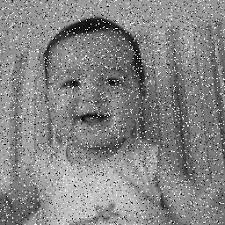
#> input picture j_Filtering/NoisyPicture.jpg, 225 x 225 px
$ python aFilters.py
#> lines starting #> are read from the running program, lines starting #| are printed output that depends on the picture
import cv2

image = cv2.imread("NoisyPicture.jpg")
#> image is the input picture: shape (225, 225, 3); min 0, max 255, mean 132.9

meanFilter1 = cv2.blur(image,(3,1))
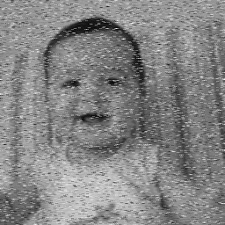
#> meanFilter1: shape (225, 225, 3); min 1, max 248, mean 132.9
meanFilter2 = cv2.blur(image,(4,4))
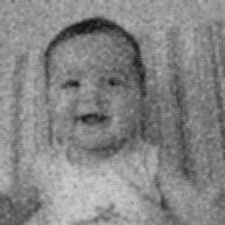
#> meanFilter2: shape (225, 225, 3); min 16, max 209, mean 133.1
meanFilter3 = cv2.blur(image,(7,7))

medianFilter1 = cv2.medianBlur(image,3)
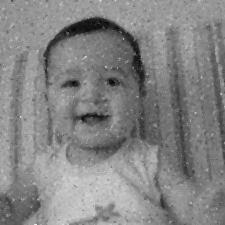
#> medianFilter1: shape (225, 225, 3); min 4, max 233, mean 131.8
medianFilter2 = cv2.medianBlur(image,7)
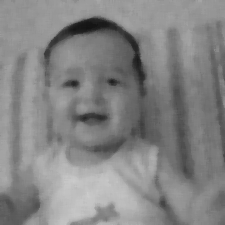
#> medianFilter2: shape (225, 225, 3); min 19, max 203, mean 132

gaussFilter1 = cv2.GaussianBlur(image,(3,3),0)
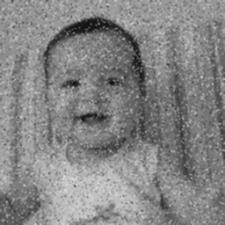
#> gaussFilter1: shape (225, 225, 3); min 12, max 219, mean 132.9

# observe pictures and see the differences
cv2.imshow("Original", image)
cv2.imshow("Mean 1",meanFilter1)
cv2.imshow("Mean 2",meanFilter2)
cv2.imshow("Mean 3", meanFilter3)
cv2.imshow("Median 1", medianFilter1)
cv2.imshow("Median 2", medianFilter2)
cv2.imshow("Gaussian 1", gaussFilter1)

cv2.waitKey(0)
cv2.destroyAllWindows()
